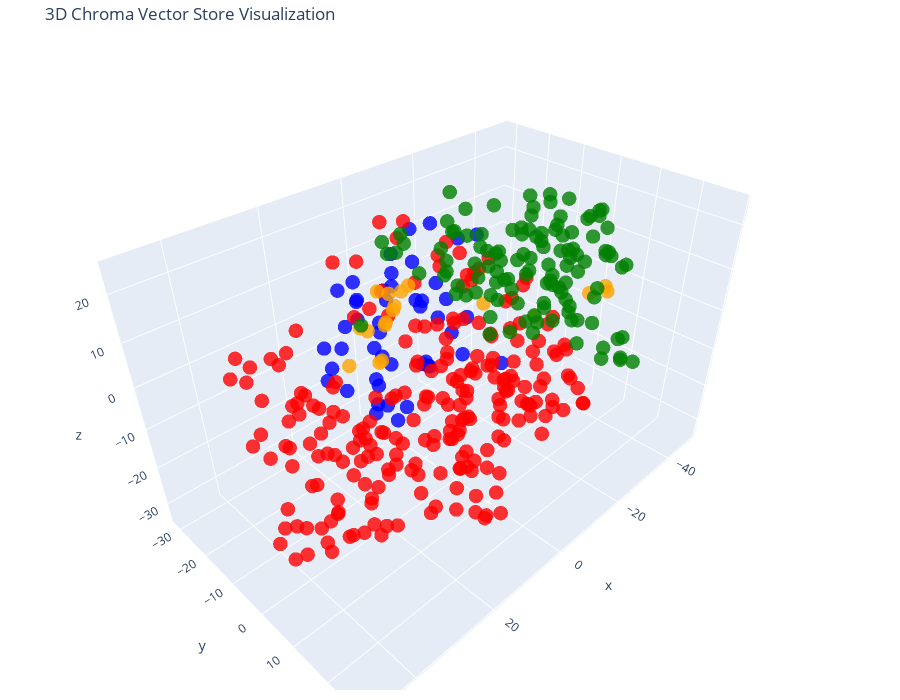

This figure's notebook cell:
### Code cell
# Let's try 3D!

tsne = TSNE(n_components=3, random_state=42)
reduced_vectors = tsne.fit_transform(vectors)

# Create the 3D scatter plot
fig = go.Figure(data=[go.Scatter3d(
    x=reduced_vectors[:, 0],
    y=reduced_vectors[:, 1],
    z=reduced_vectors[:, 2],
    mode='markers',
    marker=dict(size=5, color=colors, opacity=0.8),
    text=[f"Type: {t}<br>Text: {d[:100]}..." for t, d in zip(doc_types, documents)],
    hoverinfo='text'
)])

fig.update_layout(
    title='3D Chroma Vector Store Visualization',
    scene=dict(xaxis_title='x', yaxis_title='y', zaxis_title='z'),
    width=900,
    height=700,
    margin=dict(r=10, b=10, l=10, t=40)
)

fig.show()
fig.write_image("plot_02.png")
Image(filename="plot_02.png")

### Figure 1 — Plotly figure (JSON) as saved in the notebook; plotly's stock layout.template omitted (floating-point values rounded to 4 significant figures; data arrays with more than 128 entries replaced by an {"elided": "..."} marker saying what was removed)
{"data": [{"hoverinfo": "text", "marker": {"color": {"elided": "413 str values"}, "opacity": 0.8, "size": 5}, "mode": "markers", "text": {"elided": "413 str values"}, "type": "scatter3d", "x": {"elided": "413 float values"}, "y": {"elided": "413 float values"}, "z": {"elided": "413 float values"}}], "layout": {"height": 700, "margin": {"b": 10, "l": 10, "r": 10, "t": 40}, "scene": {"xaxis": {"title": {"text": "x"}}, "yaxis": {"title": {"text": "y"}}, "zaxis": {"title": {"text": "z"}}}, "title": {"text": "3D Chroma Vector Store Visualization"}, "width": 900}}
